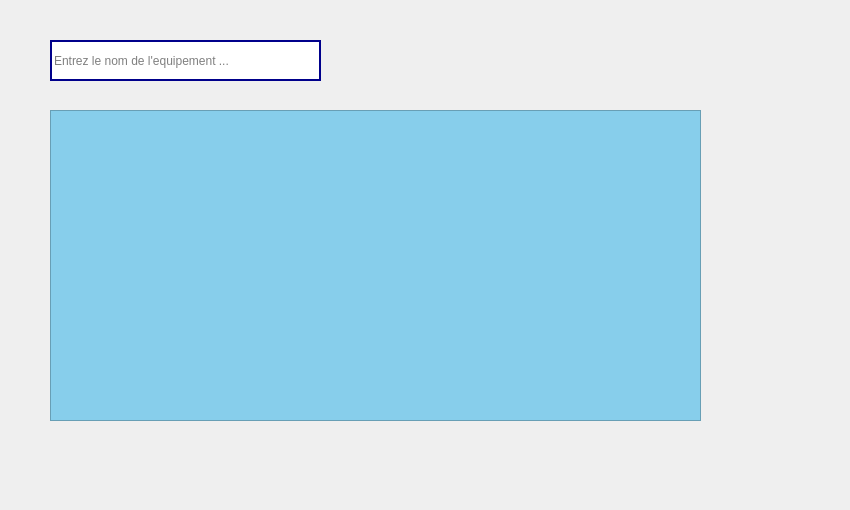
      <widget class="QWidget" name="tab_8">
       <attribute name="title">
        <string>Rechercher Equip</string>
       </attribute>
       <widget class="QLineEdit" name="lineEditRechercherEquip">
        <property name="geometry">
         <rect>
          <x>50</x>
          <y>40</y>
          <width>271</width>
          <height>41</height>
         </rect>
        </property>
        <property name="styleSheet">
         <string notr="true">border-color:darkblue ;
border-style:solid;
border-width:2px;</string>
        </property>
        <property name="placeholderText">
         <string>Entrez le nom de l'equipement ...</string>
        </property>
       </widget>
       <widget class="QTableView" name="tableRechercherEquip">
        <property name="geometry">
         <rect>
          <x>50</x>
          <y>110</y>
          <width>651</width>
          <height>311</height>
         </rect>
        </property>
        <property name="styleSheet">
         <string notr="true">background-color:skyblue;</string>
        </property>
       </widget>
       <widget class="QLabel" name="label_19">
        <property name="geometry">
         <rect>
          <x>0</x>
          <y>0</y>
          <width>841</width>
          <height>501</height>
         </rect>
        </property>
        <property name="text">
         <string/>
        </property>
        <property name="pixmap">
         <pixmap>../../Desktop/2A/Projet_C++/blue-medical-science-background-vector-19610567.jpg</pixmap>
        </property>
       </widget>
       <zorder>label_19</zorder>
       <zorder>lineEditRechercherEquip</zorder>
       <zorder>tableRechercherEquip</zorder>
      </widget>
